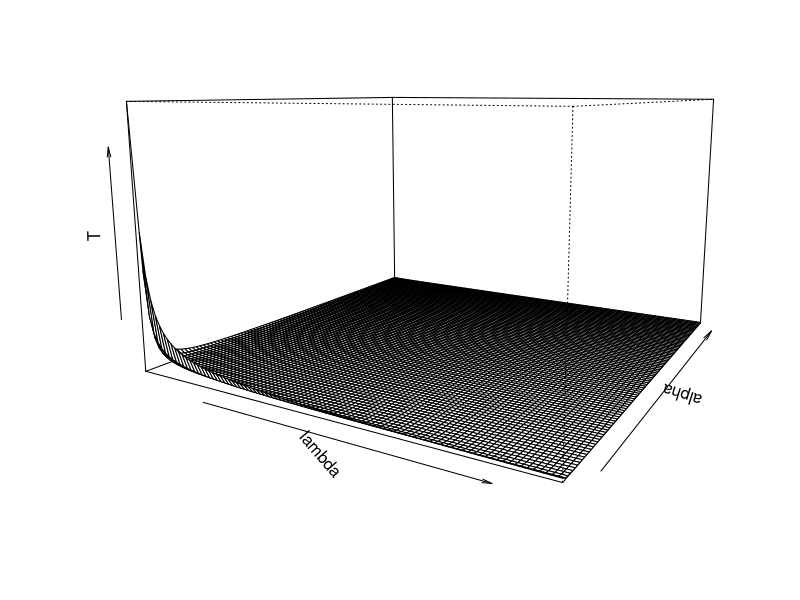

Write the R code that produced this figure.
library(lattice);

b2=15;
b1=10;
largo=1;
lambda=as.matrix(seq(0.1, 9, by = 0.1));
alpha=as.matrix(seq(1.1, 10, by = 0.1));
nombre=character(largo);
dims=dim(lambda);
T= matrix(0, dims[1],dims[1]);
for (i in 1:dims[1]) {
  for (j in 1:dims[1]){
      comodin=b2/(lambda[i]*(alpha[j]-1)*b1)
      T[i,j]=exp((1/alpha[j])*log(comodin));
  }
}

persp(lambda, alpha, T, expand = 0.6, theta = 30, phi=10);


